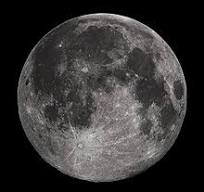
#> input picture btl/phân ngưỡng.jpg, 204 x 192 px
$ python phannguong.py
#> lines starting #> are read from the running program, lines starting #| are printed output that depends on the picture
#> in plot, img is the input picture: PIL image 204x192 RGB; mean R, G, B 54.3, 52.8, 52.3
import matplotlib.pyplot as plt
import matplotlib.image as mpimg
import numpy as np
from PIL import Image

def transform(img):
    try:
        # Lấy kích thước ảnh
        width, height = img.size
#> width = 204; height = 192

        # Duyệt qua từng pixel và thực hiện phân ngưỡng
        for y in range(height):
            for x in range(width):
                # Lấy giá trị pixel
                current_color = img.getpixel((x, y))

                # Tính giá trị ngưỡng
                new_color = tuple(0 if value <= 50 else 255 for value in current_color)


                # Đặt lại giá trị pixel mới
                img.putpixel((x, y), new_color)
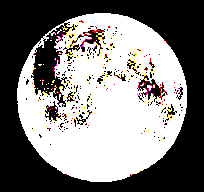
#> img: PIL image 204x192 RGB; mean R, G, B 128.5, 126.1, 124.2

        # Lưu hình ảnh mới
        return img

    except Exception as e:
        print(f"Lỗi: {e}")

def plot(image_path):
    try:
        # Đọc hình ảnh
        img = Image.open(image_path)

        # Hiển thị hình ảnh ban đầu
        plt.figure(figsize=(8, 4))
        plt.subplot(1, 2, 1)
        plt.title('Hình ảnh ban đầu')
        plt.imshow(img)
        plt.axis('off')

        # Thực hiện phép biến đổi
        img = transform(img)

        # Hiển thị hình ảnh biến đổi
        plt.subplot(1, 2, 2)
        plt.title('Hình ảnh biến đổi')
        plt.imshow(img)
        plt.axis('off')

        plt.tight_layout()
        plt.show()
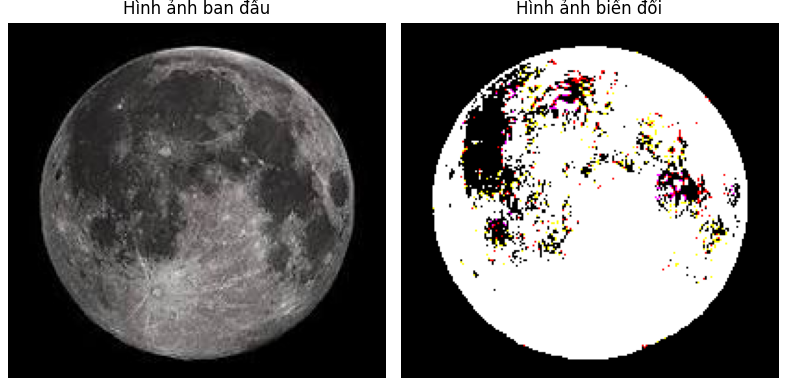
#> figure drawn by matplotlib, 2 panels

    except Exception as e:
        print(f"Lỗi: {e}")

plot("phân ngưỡng.jpg")
